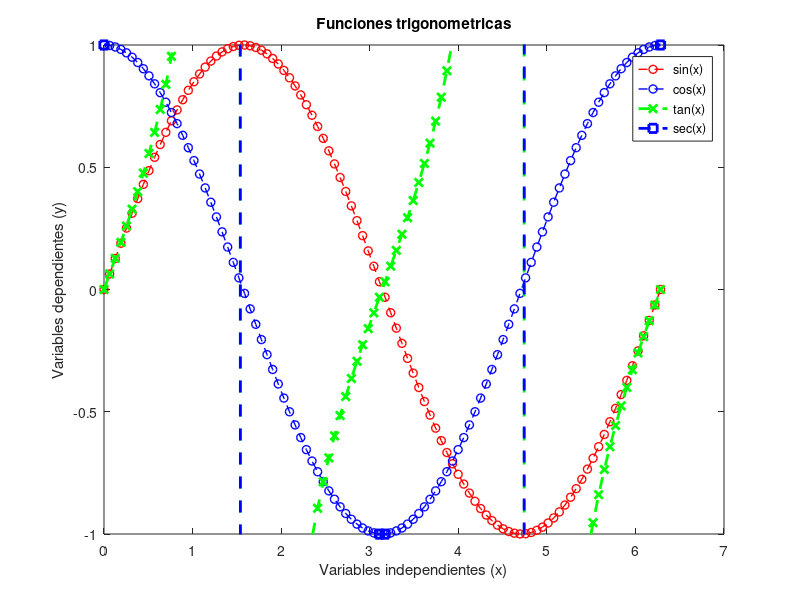

Reproduce this figure in MATLAB.
% -------------------------------------------------------------------------
% GRAFICACIÓN
% -------------------------------------------------------------------------
% Dos vectores de la misma longitud se pueden representar uno con respecto
% al otro usando la función plot.
% plot(x,y)
% La función plot acepta un argumento adicional que permite especificar el
% color, el estilo de línea y el estilo de marcador utilizando diferentes
% símbolos entre comillas simples.
% plot(x,y,"r--o")
% El comando anterior representa una línea roja (r) de guiones (--) con un
% círculo (o) como marcador.
% -------------------------------------------------------------------------
% Observe que cada comando plot ha creado una gráfica independiente. Para
% representar una línea sobre otra, use el comando hold on para mantener la
% gráfica anterior mientras se agrega otra línea.
% -------------------------------------------------------------------------
% Funciones seno y coseno en el intervalo[0,2π] con un mínimo de 100 puntos
% cada una, línea continua, color verde para tangente, grosor 2, marca x; 
% color azul para secante, grosor 2, marca rombo. Graficar sobre el mismo
% sistema de ejes (ver comando hold on)
% -------------------------------------------------------------------------
% La función plot acepta entradas adicionales opcionales que consisten en
% un nombre de propiedad y un valor asociado.
% plot(y,"LineWidth",5)
% El comando anterior representa una línea gruesa.
% -------------------------------------------------------------------------
% Crear cuadrículas
% linspace: Generar un vector espaciado linealmente
% y = linspace(x1,x2) devuelve un vector de fila de 100 puntos
% equidistantes entre x1 y x2.
% y = linspace(x1,x2,n) genera n puntos. El espaciado entre los puntos es
% (x2-x1)/(n-1).
% linspace es similar al operador de dos puntos, “:”, pero proporciona
% control directo sobre el número de puntos y siempre incluye los extremos.
% “lin” en el nombre “linspace” se refiere a generar valores espaciados
% linealmente
% Si conoce el número de elementos que desea en un vector (en lugar del
% espaciado entre cada elemento), podría utilizar en su lugar la función
% linspace:
% linspace(primero,último,número_de_elementos).
% Observe el uso de comas (,) para separar las entradas de la función linspace.
% x = linspace(0,1,5)
% -------------------------------------------------------------------------
clear; clc;
% genero un vector espaciado linealmente en el intervalo [0,2π] con 100
% puntos
x = linspace(0,2*pi,100);
A = sin(x);
B = cos(x);
C = tan(x);
% secante
D = sec(x);
% creamos la grafica
plot(x,A,"r--o","LineWidth",1)
title('Funciones trigonometricas')
% el programa permite etiquetar los ejes
hold on
plot(x,B,"b--o","LineWidth",1)
hold on
plot(x,C,"g--x","LineWidth",2)
hold on
plot(x,D,"b--s","LineWidth",2)
xlabel('Variables independientes (x)')
ylabel('Variables dependientes (y)')
% y agragar titulos
% title('Azul sec(x), Verde tan(x)')
ylim([-1 1])
legend("sin(x)","cos(x)","tan(x)","sec(x)")